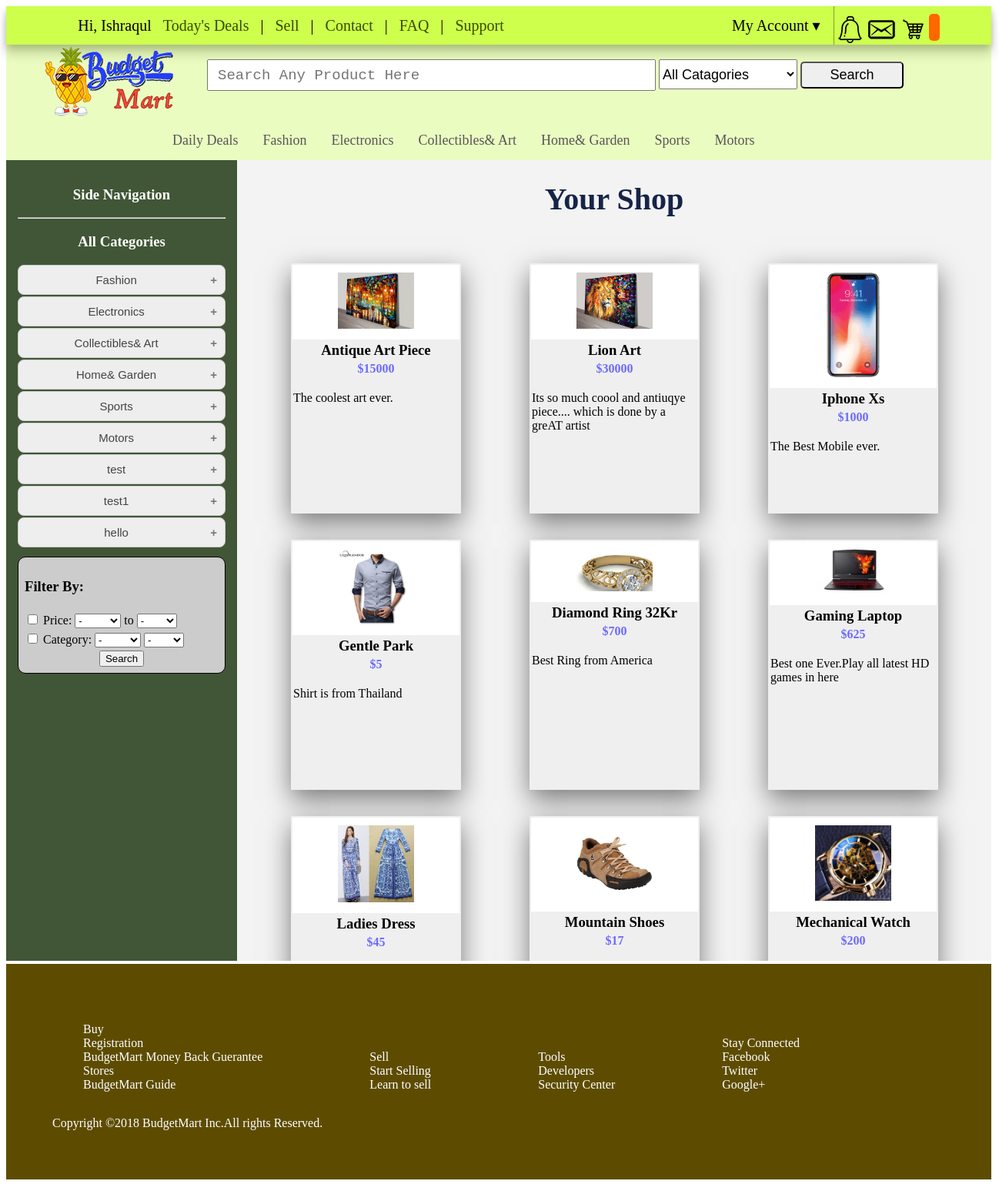
Page /user/myshop.php (signed in) on the committed database.
### tables this page shows
CREATE TABLE IF NOT EXISTS `category` (
  `cat_id` int(11) NOT NULL AUTO_INCREMENT,
  `cat_name` varchar(30) DEFAULT NULL,
  `cat_icon` varchar(30) DEFAULT NULL,
  `cat_pic` varchar(30) DEFAULT NULL,
  PRIMARY KEY (`cat_id`)
);

CREATE TABLE IF NOT EXISTS `product` (
  `p_id` int(30) NOT NULL AUTO_INCREMENT,
  `shop_id` varchar(30) DEFAULT NULL,
  `p_title` varchar(30) DEFAULT NULL,
  `p_details` varchar(300) DEFAULT NULL,
  `pic` varchar(100) DEFAULT NULL,
  `quantity` varchar(30) DEFAULT NULL,
  `price` int(11) DEFAULT NULL,
  `p_date` date DEFAULT NULL,
  `category` varchar(30) DEFAULT NULL,
  `sub_cat` varchar(30) DEFAULT NULL,
  PRIMARY KEY (`p_id`)
);

### user/myshop.php (the view)
<?php
 include("inc/header.php");
?>
<div class="main-section">
	<h1 style="text-align: center;
    font-family: cursive;
    font-size: 40px;
    color: #162448;"">Your Shop</h1>  <br>
      <?php
      $sql="SELECT p_id,pic,p_title,p_details,price FROM product where shop_id='$shop_id'";
     $r=$conn->query($sql);
   if($r->num_rows > 0)
 {
    while($row = $r->fetch_assoc())
    {    $p_id = $row['p_id'];
         $pic = $row['pic'];
         $p_title = $row['p_title'];
         $p_details = $row['p_details'];
         $price = $row['price'];
      ?>
           <div class="ad-post">
              <table>
            <tr style="background-color: white;"><th ><a href="productView.php?p_id=<?php echo $p_id; ?>"><img style="width: 50%;" src="uploads/<?php echo $pic; ?>"> </a> </th></tr>
              <tr ><td><a href="productView.php?p_id=<?php echo $p_id; ?>"><h3 style="margin:0;text-align: center;"> <?php echo $p_title; ?> </h3> </a> </td></tr>
                <tr><td style="text-align: center;color: #6d6aff;font-weight: bold;"> <?php echo "$".$price; ?> </td></tr>
                  <tr ><td><p style="overflow: auto;">
                      <?php echo $p_details; ?>
                 </p></td></tr>
              </table>
          </div>
          <?php
    }
}
          ?>
</div>
<?php
include("inc/footer.php");
?>

### user/inc/header.php (shortened to what this page needs)
<?php
include('plugins/connect.php');
    $shop_id=$_SESSION['shop_id'];
?>
<!DOCTYPE html>
<html>
<head>
	 <link rel="stylesheet" type="text/css" href="plugins/style.css">
</head>
<body>
<div class="nav-top">
	       <div class="nav-top-leftpart">
	       	 Hi, Ishraqul
           <a href="#">Today's Deals</a> |
           <a href="sell.php">Sell</a> |
           <a href="#">Contact</a> |
           <a href="#">FAQ</a> |
            <a href="support.php">Support</a>
	       </div>
         <div class="nav-top-rightpart">
         <div class="dropdown1">
            <a class="dropbtn1" href="#">My Account &#x25BE;</a>
          </div>
      <a href="#"><img src="plugins/images/notifications_icon.png"></a>
         <a href="#"><img src="plugins/images/messege.png"></a>
          <a href="cart.php"><img src="plugins/images/cart.png"></a>
          <span id="cart_amount" style="background-color: #ff6700;
    color: #ffffff;
    border-radius: 5px;
    padding: 7px;
    font-size: 26px;"> </span>
         </div>
	  </div>
   <div class="nav-mid">
   	 <a href="index.php"> <img src="plugins/images/logo.png"></a>
   	 <div class="nav-mid_search">
   	 	 <input style="    font-size: 19px;
    font-family: monospace;
    padding-left: 12px;" type="text" name="search" placeholder="Search Any Product Here">
   	   <select>
   	   	     <option>All Catagories</option>
   	   </select>
   	   <input type="submit" name="" value="Search">
   	 </div>
   </div>
   <div class="nav-bar">
     <ul>
      <li><a href="product.php">Daily Deals</a></li>
<?php
     $sql1="SELECT cat_name,cat_icon,cat_pic FROM category LIMIT 6;";
     $r1=$conn->query($sql1);
   if($r1->num_rows > 0)
 {
    while($cat_row = $r1->fetch_assoc())
    {
        $cat_name=$cat_row['cat_name'];
     ?>
   <li class="dropdown">
        <a class="dropbtn" href="#"><?php echo $cat_name; ?></a>
    </li>
   <?php
    }
 }
?>
     </ul>
   </div>
   <div class="side-nav">
    <h3 style="text-align:center;color:white;">Side Navigation</h3> <hr>
    <h3 style="text-align:center;color:white;">All Categories</h3>
    <div class="all-menu">
    <?php
          $sql="SELECT cat_id,cat_name FROM category";
     $r=$conn->query($sql);
     if($r->num_rows > 0)
 {
    while($row = $r->fetch_assoc())
    {
          $cat_name=$row['cat_name'];
?>
<button class="accordion" style="text-align:center;" > <?php echo $cat_name; ?> </button>
<?php
    }
}
    ?>
    </div>
  <form class="" action="index.html" method="post">
  <table style="background-color:#ccc;border-radius:10px;border:1px solid black;margin-top:10px;padding:5px;width:270px;">
    <tr>
      <td >   <h3 >Filter By:</h3> </td>
    </tr>
     <tr>
       <td>
         <input type="checkbox" name="price" value=""> Price:
         <select class="" name="">
           <option value="-"> - </option>
         </select>
         to
         <select class="" name="">
             <option value="-"> - </option>
         </select>
       </td>
     </tr>
     <tr>
       <td>
         <input type="checkbox" name="cat_info" value=""> Category:
         <select class="" name="">
            <option value="0"> - </option>
         </select>
         <select class="" name="">
             <option value="-"> -</option>
         </select>
       </td>
     </tr>
     <tr>
       <td style="text-align:center;">
         <input type="submit" name="search" value="Search">
       </td>
     </tr>
  </table>
  </form>
  </div>

### user/inc/footer.php (shortened to what this page needs)
<div class="footer">
      <ul>
         <li><a href="#">Buy</a></li>
         <li><a href="#">Registration</a></li>
         <li><a href="#">BudgetMart Money Back Guerantee</a></li>
         <li><a href="#">Stores</a></li>
         <li><a href="#">BudgetMart Guide</a></li>
      </ul>
      <ul>
        <li><a href="#">Sell</a></li>
        <li><a href="#">Start Selling</a></li>
        <li><a href="#">Learn to sell</a></li>
      </ul>
      <ul>
         <li><a href="#">Tools</a></li>
         <li><a href="#">Developers</a></li>
         <li><a href="#">Security Center</a></li>
      </ul>
      <ul>
        <li><a href="#">Stay Connected</a></li>
        <li><a href="#">Facebook</a></li>
        <li><a href="#">Twitter</a></li>
        <li><a href="#">Google+</a></li>
      </ul>
      <p>
        Copyright &copy;2018 BudgetMart Inc.All rights Reserved.
      </p>
  </div>
</body>
</html>

### rows in the picture
category: cat_name "Fashion"
category: cat_name "Electronics"
category: cat_name "Collectibles& Art"
category: cat_name "Home& Garden"
category: cat_name "Sports"
category: cat_name "Motors"
category: cat_name "test"
category: cat_name "test1"
category: cat_name "hello"
product: pic (picture), p_title "Antique Art Piece", price "15000", p_details "The coolest art ever."
product: pic (picture), p_title "Lion Art", price "30000", p_details "Its so much coool and antiuqye piece.... which is done by a greAT artist"
product: pic (picture), p_title "Iphone Xs", price "1000", p_details "The Best Mobile ever."
product: pic (picture), p_title "Gentle Park", price "5", p_details "Shirt is from Thailand"
product: pic (picture), p_title "Diamond Ring 32Kr", price "700", p_details "Best Ring from America"
product: pic (picture), p_title "Gaming Laptop", price "625", p_details "Best one Ever.Play all latest HD games in here"
product: pic (picture), p_title "Ladies Dress", price "45"
product: pic (picture), p_title "Mountain Shoes", price "17"
product: pic (picture), p_title "Mechanical Watch", price "200"
